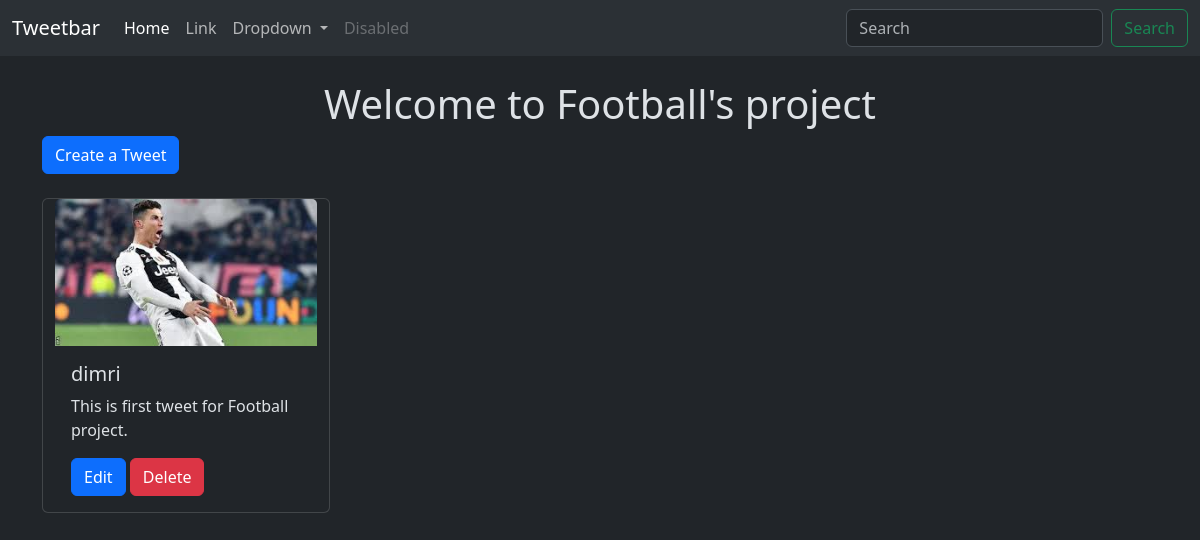
Screenshot of /tweet/ with the database file from the repository.
### tweet/models.py (models this page shows, shortened)
class Tweet(models.Model):
    user = models.ForeignKey(User , on_delete=models.CASCADE)
    text = models.TextField(max_length=240)
    photo = models.ImageField(upload_to='photos/', blank=True, null=True)
    created_at = models.DateTimeField(auto_now_add=True)
    updated_at = models.DateTimeField(auto_now=True)

### tweet/views.py (the view)
# urls.py: path('', views.tweet_list, name='tweet_list'),
def tweet_list(request):
    tweets = Tweet.objects.all().order_by('-created_at')
    return render(request, 'tweet_list.html', {'tweets': tweets})

### tweet/templates/tweet_list.html (shortened to what this page needs)
{% extends "layout.html" %}
{% block content %}
<h1 class="text-center mt-4">Welcome to Football's project</h1>
<a class="btn btn-primary mb-4" href="{% url 'tweet_create' %}">Create a Tweet</a>
<div class="container row gap-3">
    {% for tweet in tweets %}
    <div class="card" style="width: 18rem;">
        <img src="{{tweet.photo.url}}" class="card-img-top" alt="...">
        <div class="card-body">
          <h5 class="card-title">{{tweet.user.username}}</h5>
          <p class="card-text">{{tweet.text}}</p>
          <a href="{% url 'tweet_edit' tweet.id %}" class="btn btn-primary">Edit</a>
          <a href="{% url 'tweet_delete' tweet.id %}" class="btn btn-danger">Delete</a>
        </div>
    </div>
    {% endfor %}
</div>
{% endblock %}

### rows the page displays
Tweet: photo (picture), user.username "dimri", text "This is first tweet for Football project."
